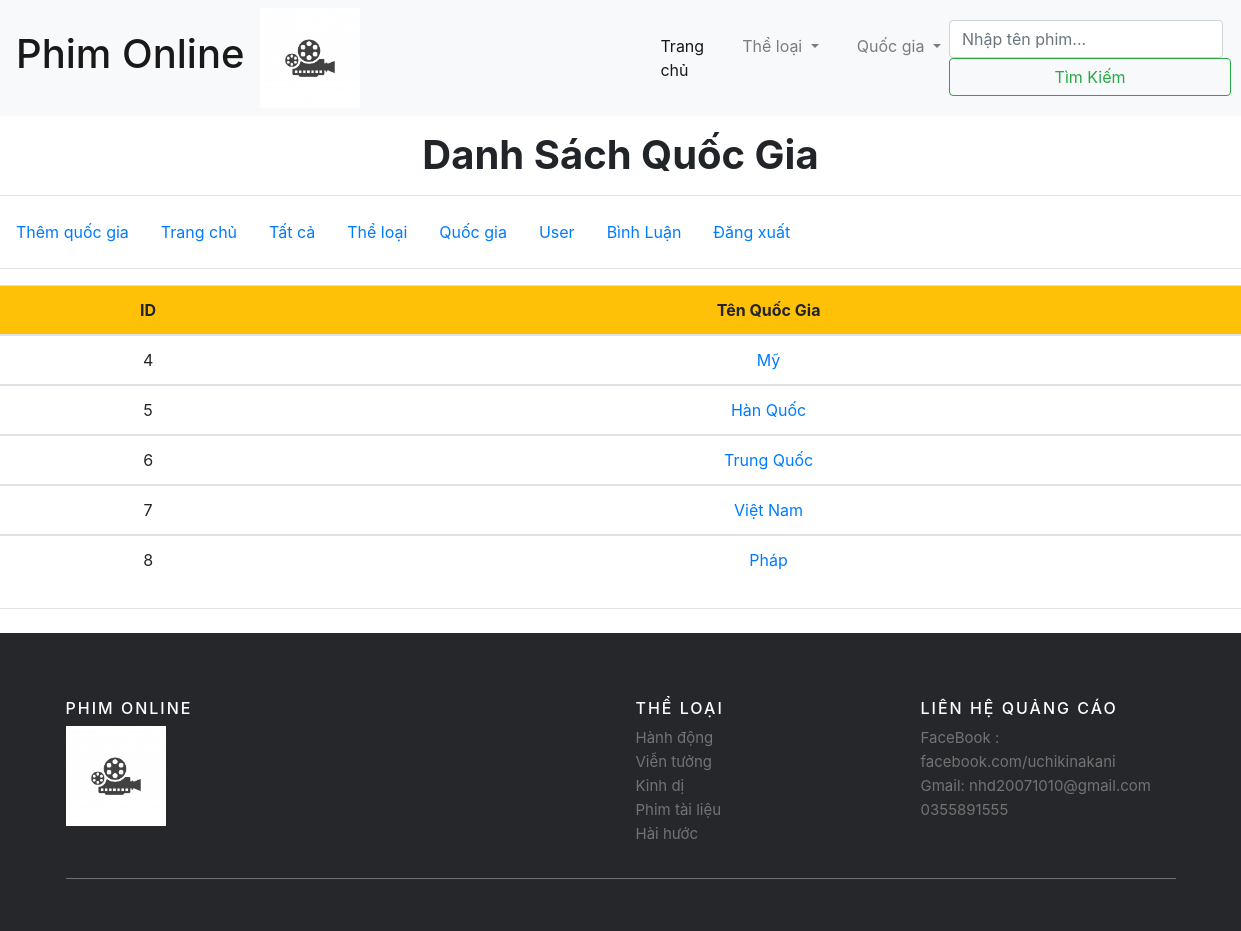
Page /quanliquocgia.php on the committed database.
### tables this page shows
CREATE TABLE `quocgia` (
  `id_quocgia` int(11) NOT NULL,
  `tenquocgia` varchar(50) NOT NULL
);

CREATE TABLE `theloai` (
  `id` int(11) NOT NULL,
  `tentheloai` varchar(70) NOT NULL
);

### quanliquocgia.php (the view, shortened to what this page needs)
<!DOCTYPE html>
<html>
<head>
<link href="css/mystyle.css" rel="stylesheet" type="text/css"/>
<link href="css/movieItems.css" rel="stylesheet" type="text/css"/>
<link href="css/footer.css" rel="stylesheet" type="text/css"/>
<link rel="stylesheet" href="https://maxcdn.bootstrapcdn.com/bootstrap/4.3.1/css/bootstrap.min.css">
</head>
<body>
	<div class="topNar">
		<nav class="navbar navbar-expand-lg navbar-light bg-light">
			<a class="navbar-brand" href="index.php"><h1>Phim Online</h1></a>
			<img id="logo" style="float: left" src="images/logo.jpg"/>
		  <div  class="collapse navbar-collapse" id="navbarSupportedContent">
			<ul class="navbar-nav mr-auto">
			  <li class="nav-item active">
				<a style="padding-left: 300px;" id = "itemNar" class="nav-link" href="index.php">Trang chủ<span class="sr-only">(current)</span></a>
			  </li>
			  <li class="nav-item dropdown">
				<a id = "itemNar" class="nav-link dropdown-toggle" href="#" id="navbarDropdown" role="button" data-toggle="dropdown" aria-haspopup="true" aria-expanded="false">
				  Thể loại
				</a>
			  </li>
			  <li class="nav-item dropdown">
				<a id = "itemNar" class="nav-link dropdown-toggle" href="#" id="navbarDropdown" role="button" data-toggle="dropdown" aria-haspopup="true" aria-expanded="false">
				  Quốc gia
				</a>
			  </li>
			</ul>
			<form action="listsearch.php" method="get" class="form-inline my-2 my-lg-0">
			  <input name="search" class="form-control mr-sm-2" type="search" placeholder="Nhập tên phim..." aria-label="Search">
			  <button class="btn btn-outline-success my-2 my-sm-0" type="submit">Tìm Kiếm</button>
			</form>
		  </div>
		</nav>
	</div>
 <div class="w3_content_agilleinfo_inner">
				<div class="agile_featured_movies">
						<div class="inner-agile-w3l-part-head">
					            <h1 style="text-align:center; font-weight: bold; padding-top: 15px;" >Danh Sách Quốc Gia</h1>
						</div>
						<hr>
						<ul  class="nav nav-pills">
						  <li class="nav-item">
							<a class="nav-link " href="admin/addquocgia.php">Thêm quốc gia</a>
						  </li>
						  <li class="nav-item">
							<a class="nav-link " href="index.php">Trang chủ</a>
						  </li>
						  <li class="nav-item">
							<a class="nav-link" href="admin/index.php">Tất cả</a>
						  </li>
						  <li class="nav-item">
							<a class="nav-link" href="quanlitheloai.php">Thể loại</a>
						  </li>
						  <li class="nav-item">
							<a class="nav-link" href="quanliquocgia.php">Quốc gia</a>
						  </li>
						  <li class="nav-item">
							<a class="nav-link" href="quanliuser.php">User</a>
						  </li>
						  <li class="nav-item">
							<a class="nav-link" href="quanlicomment.php">Bình Luận</a>
						  </li>
						  <li class="nav-item">
							<a  class="nav-link" href="admin/logout.php">Đăng xuất</a>
						  </li>
						</ul>
						<hr>
					<div  role="tabpanel" >
						<div>
							<div role="tabpanel" aria-labelledby="home-tab">
								<div style="text-align:center" class="agile-news-table">
									<table class="table table-hover" style="text-align:center; margin:auto; ">
										<thead >
										  <tr class="bg-warning">
											<th>ID</th>
											<th>Tên Quốc Gia</th>
										  </tr>
										</thead>
										<?php
										require_once('conn.php');
										$sql = "SELECT * FROM quocgia";
										$result = $conn->query($sql);
										if ($result->num_rows > 0) {
											while ($row = $result->fetch_assoc()) {
										?>
										<tbody>
										  <tr>
											<td><?= $row["id_quocgia"] ?></td>
											<td><a href="quocgia.php?id=<?php echo $row["id_quocgia"] ?>">  <span><?= $row['tenquocgia'] ?></span></a></td>
										  </tr>
										</tbody>
										<?php }
										}?>
									</table>
								</div>
							</div>
						</div>
					</div>
				</div>
			</div>
	<hr class="my-4">
		<footer class="site-footer">
      <div class="container">
        <div class="row">
          <div class="col-sm-12 col-md-6">
            <h6>Phim Online</h6>
				<img id="logo" style="float: left" src="images/logo.jpg"/>
          </div>
          <div class="col-xs-6 col-md-3">
            <h6>Thể Loại</h6>
            <ul class="footer-links">
				<?php
					require_once('conn.php');
					$sql = "SELECT * FROM theloai";
					$result = $conn->query($sql);
					if ($result->num_rows > 0) {
						while ($row = $result->fetch_assoc()) {
						?>
							<li><a href="#"><?= $row['tentheloai'] ?></a></li>
						<?php
						}
					}
				?>
            </ul>
          </div>
          <div class="col-xs-6 col-md-3">
            <h6>Liên hệ quảng cáo</h6>
            <ul class="footer-links">
              <li><a href="https://www.facebook.com/uchikinakani">FaceBook : facebook.com/uchikinakani</a></li>
              <li><a href="http://scanfcode.com/contact/">Gmail: nhd20071010@gmail.com</a></li>
              <li>0355891555</li>
            </ul>
          </div>
        </div>
        <hr>
      </div>
</footer>
</body>
</html>

### css/mystyle.css (style rules this page uses)
#itemNar { padding-left: 30px; }
#logo { width: 100px; height: 100px; }
button { background-color: #4CAF50; color: white; padding: 14px 20px; margin: 8px 0; border: none; cursor: pointer; width: 100%; }
.container { padding: 16px; }

### css/footer.css (style rules this page uses)
.site-footer { background-color:#26272b; padding:45px 0 20px; font-size:15px; line-height:24px; color:#737373; }
.site-footer hr { border-top-color:#bbb; opacity:0.5 }
.site-footer h6 { color:#fff; font-size:16px; text-transform:uppercase; margin-top:5px; letter-spacing:2px }
.site-footer a { color:#737373; }
.footer-links { padding-left:0; list-style:none }
.footer-links li { display:block }
.footer-links a { color:#737373 }

### rows in the picture
quocgia: id_quocgia "4", tenquocgia "Mỹ"
quocgia: id_quocgia "5", tenquocgia "Hàn Quốc"
quocgia: id_quocgia "6", tenquocgia "Trung Quốc"
quocgia: id_quocgia "7", tenquocgia "Việt Nam"
quocgia: id_quocgia "8", tenquocgia "Pháp"
theloai: tentheloai "Hành động"
theloai: tentheloai "Viễn tưởng"
theloai: tentheloai "Kinh dị"
theloai: tentheloai "Phim tài liệu"
theloai: tentheloai "Hài hước"
